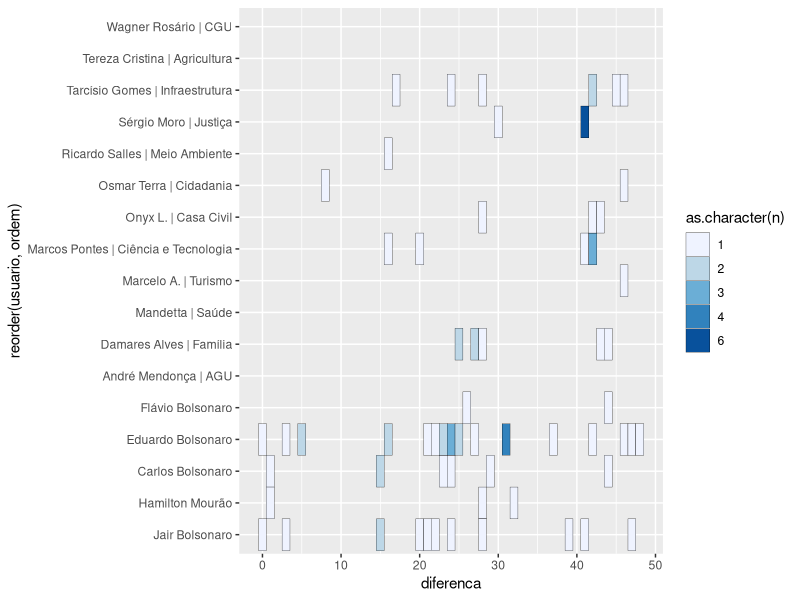
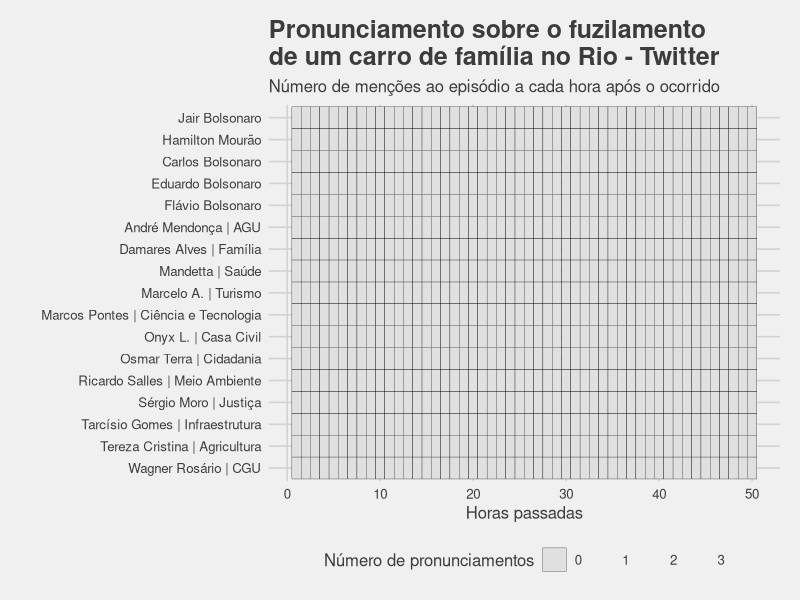

Source code (R) for these figures, in order:

# Bibliotecas -------------------------------------------------------------

library(tidyverse)
library(stringi)
library(magrittr)
library(lubridate)

# Lendo os arquivos -------------------------------------------------------

##-- tweets desde o final de semana até 17h de 09/04
tweets <- read_csv("./tweets.csv")

##-- membros do primeiro escalao do governo com conta no Twitter
usuarios <- read_csv("./usuarios.csv")


# Checando se ha mencoes --------------------------------------------------

##-- checando tweets que contem certos termos
tweets %>% 
  mutate(pronunciamento = str_detect(tolower(stri_trans_general(texto, "Latin-ASCII")), 
                                     paste(c("80 ", "tiros", " rio", "rio ",
                                           "evaldo", "musico"), collapse="|"))) %>% 
  filter(pronunciamento) %>% 
  {. ->> tweets2}

##-- revisao manual dos tweets que contem os termos acima
print(tweets2$texto)

##-- como nenhum se refere ao episodio do fuzilamento, 
##-- pronuncimaneto, variel binaria, é 0 para todos os posts
tweets %<>%
  transform(pronunciamento = 0)
  

# Merge das tabelas -------------------------------------------------------

##-- como alguns ministros nao postaram nada no periodo
##-- é necessario pegar a lista de todos os ministros em outra fonte
tweets %<>%
  full_join(usuarios, by=c('conta'))

##-- na tabela tambem tem alguns dados que vao serr usados nos graficos

# Graficos ----------------------------------------------------------------

##-- Criando variavel de diferenca de horas
##-- Filtrando apenas posts apos 07/04/19, 15hrs
tweets %<>% 
  mutate(data = ymd_hms(data), 
         ocorrido = ymd_hms("2019-04-07 15:00:00"),
         diferenca = round(as.numeric((data - ocorrido)/60))) %>% 
  filter(diferenca >= 0 | is.na(diferenca))


##-- grafico de todos os posts
tweets %>% 
  group_by(usuario, ordem, diferenca) %>% 
  summarise(n=n()) %>% 
  ggplot(aes(x=reorder(usuario, ordem), y=diferenca, fill=as.character(n))) +
  geom_tile(col="black") +
  scale_fill_brewer() +
  coord_flip()

##-- grafico postando no twitter
horas <- data.frame(hora=1:50, id=1)

tweets %>% 
  mutate(pronunciamento=0) %>% 
  distinct(usuario, ordem, pronunciamento) %>%
  mutate(pronunciamento = factor(pronunciamento, 
                                 levels=c("0", "1" , "2", "3"))) %>% 
  mutate(id=1) %>% 
  left_join(horas, by=c("id")) %>% 
  ggplot(aes(x=reorder(usuario, -ordem), y=hora, fill=pronunciamento)) +
  geom_tile(col="black") +
  scale_fill_manual(values = c("#E0E0E0", "#EE2C2C", "#CD2626", "#8B1A1A"),
                    "Número de pronunciamentos", drop=F) +
  coord_flip() +
  ggthemes::theme_fivethirtyeight() +
  labs(title="Pronunciamento sobre o fuzilamento\nde um carro de família no Rio - Twitter",
       subtitle="Número de menções ao episódio a cada hora após o ocorrido") +
  theme(axis.title = element_text()) + ylab('Horas passadas') + xlab('')










